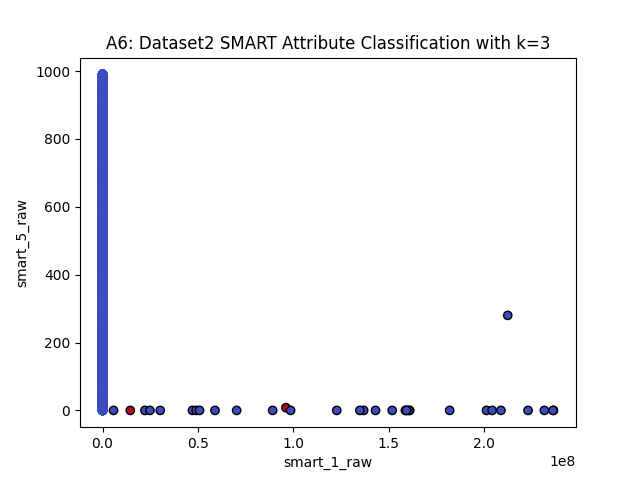

Generate this figure with Python:
import pandas as pd
import numpy as np
import matplotlib.pyplot as plt
from sklearn.neighbors import KNeighborsClassifier
from sklearn.model_selection import train_test_split

df = pd.read_excel('DataSet2.xlsx')

X = df[['smart_1_raw', 'smart_5_raw']]
y = df['failure']

X = X.dropna()
y = y.loc[X.index]

X_train, _, y_train, _ = train_test_split(X, y, stratify=y, test_size=0.3, random_state=42)

x_min, x_max = 0, 1000
y_min, y_max = 0, 1000
xx, yy = np.meshgrid(np.arange(x_min, x_max, 10),
                     np.arange(y_min, y_max, 10))
test_points = np.c_[xx.ravel(), yy.ravel()]

knn = KNeighborsClassifier(n_neighbors=3)
knn.fit(X_train, y_train)
test_pred = knn.predict(test_points)

plt.figure()
plt.scatter(test_points[:, 0], test_points[:, 1], c=test_pred, cmap='coolwarm', alpha=0.2)
plt.scatter(X_train.iloc[:, 0], X_train.iloc[:, 1], c=y_train, cmap='coolwarm', edgecolor='k')
plt.xlabel("smart_1_raw")
plt.ylabel("smart_5_raw")
plt.title("A6: Dataset2 SMART Attribute Classification with k=3")
plt.show()
plt.savefig("A6.png")